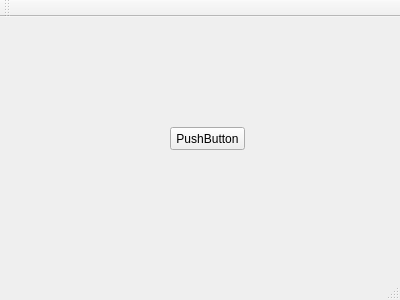
<?xml version="1.0" encoding="UTF-8"?>
<ui version="4.0">
 <class>MainWindow</class>
 <widget class="QMainWindow" name="MainWindow">
  <property name="geometry">
   <rect>
    <x>0</x>
    <y>0</y>
    <width>400</width>
    <height>300</height>
   </rect>
  </property>
  <property name="windowTitle">
   <string>MainWindow</string>
  </property>
  <widget class="QWidget" name="centralWidget">
   <widget class="QPushButton" name="testBtn">
    <property name="geometry">
     <rect>
      <x>170</x>
      <y>110</y>
      <width>75</width>
      <height>23</height>
     </rect>
    </property>
    <property name="text">
     <string>PushButton</string>
    </property>
   </widget>
  </widget>
  <widget class="QMenuBar" name="menuBar">
   <property name="geometry">
    <rect>
     <x>0</x>
     <y>0</y>
     <width>400</width>
     <height>23</height>
    </rect>
   </property>
  </widget>
  <widget class="QToolBar" name="mainToolBar">
   <attribute name="toolBarArea">
    <enum>TopToolBarArea</enum>
   </attribute>
   <attribute name="toolBarBreak">
    <bool>false</bool>
   </attribute>
  </widget>
  <widget class="QStatusBar" name="statusBar"/>
 </widget>
 <layoutdefault spacing="6" margin="11"/>
 <resources/>
 <connections/>
</ui>
